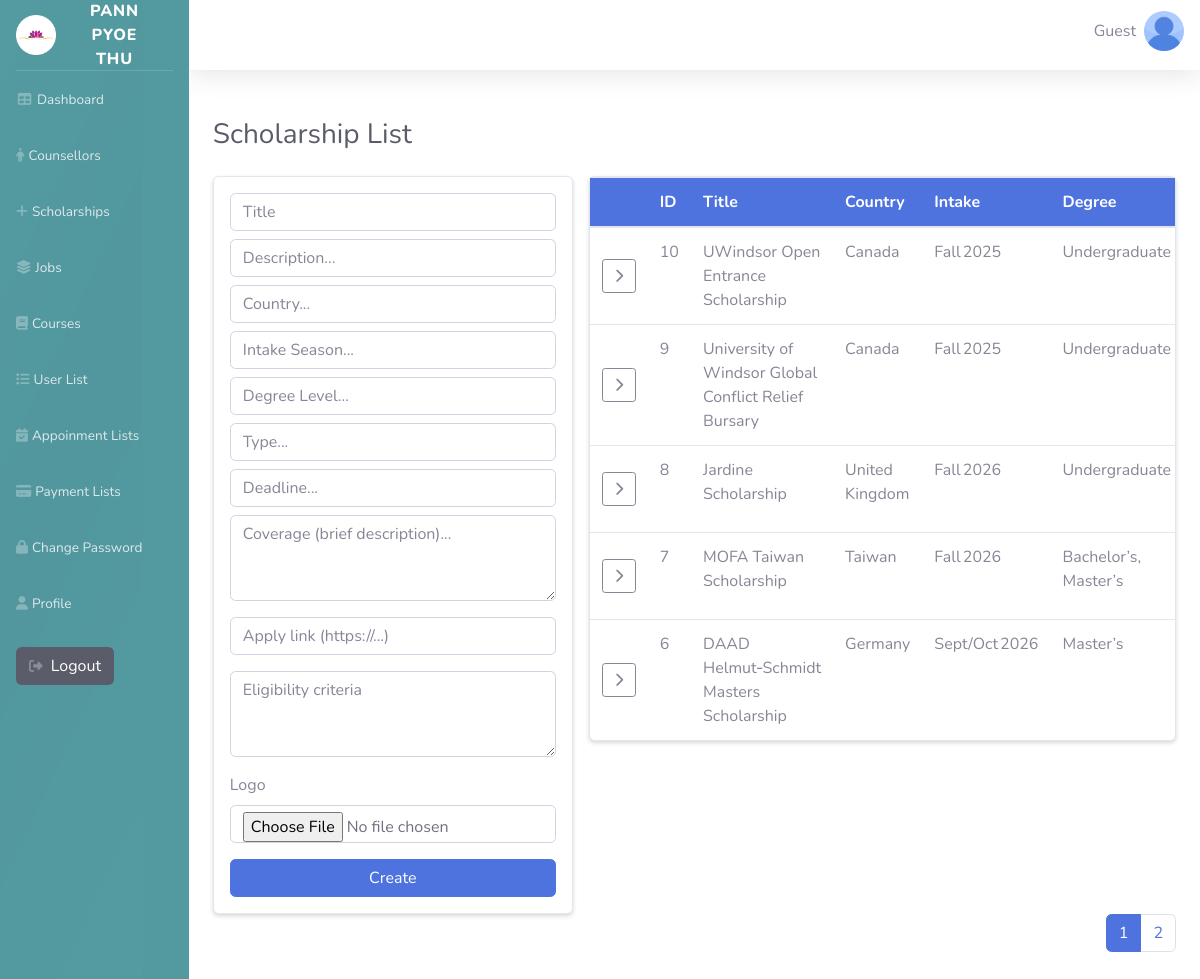
Screenshot of /Admin/Scholarships/list.php with the database file from the repository.
### tables this page shows
CREATE TABLE `scholarship_tbl` (
  `scholarship_id` int(11) NOT NULL,
  `title` varchar(100) NOT NULL,
  `description` text DEFAULT NULL,
  `logo_url` varchar(255) DEFAULT NULL,
  `coverage` text DEFAULT NULL,
  `country` varchar(50) NOT NULL,
  `apply_link` varchar(255) DEFAULT NULL,
  `deadline` varchar(100) DEFAULT NULL,
  `intake_season` varchar(50) DEFAULT NULL,
  `degree_level` varchar(50) DEFAULT NULL,
  `type` varchar(50) DEFAULT NULL,
  `eligibility` text DEFAULT NULL
);

### Admin/Scholarships/list.php (the view, shortened to what this page needs)
<?php
    include '../database/db_connection.php';
    $limit      = 5;
    $page       = max(1, (int) ($_GET['page'] ?? 1));
    $offset     = ($page - 1) * $limit;
    $totalRes   = $conn->query("SELECT COUNT(*) AS cnt FROM Scholarship_tbl");
    $total      = $totalRes->fetch_assoc()['cnt'];
    $totalPages = (int) ceil($total / $limit);
    $stmt = $conn->prepare("
    SELECT
      scholarship_id,
      title,
      description,
      logo_url,
      country,
      intake_season,
      degree_level,
      `type`,
      deadline,
      coverage,
      apply_link,
      eligibility
    FROM Scholarship_tbl
    ORDER BY scholarship_id DESC
    LIMIT ? OFFSET ?
");
    $stmt->bind_param("ii", $limit, $offset);
    $stmt->execute();
    $list = $stmt->get_result();
?>
    <div class="container-fluid py-4">
                    <div class="d-sm-flex align-items-center justify-content-between mb-4">
                        <h1 class="h3 mb-0 text-gray-800">Scholarship List</h1>
                    </div>
                        <div class="no-wrap-row">
                          <div class="form-col">
                            <div class="card form-card shadow-sm">
                              <div class="card-body p-3">
                                      <form method="post" action="list.php" enctype="multipart/form-data">
                                        <div class="mb-2">
                                          <input type="text" name="title" class="form-control" placeholder="Title" required>
                                        </div>
                                        <div class="mb-2">
                                          <input type="text" name="description" rows="2" class="form-control" placeholder="Description..." required>
                                        </div>
                                        <div class="mb-2">
                                          <input type="text" name="country" class="form-control" placeholder="Country..." required>
                                        </div>
                                        <div class="mb-2">
                                          <input type="text" name="intake_season" class="form-control" placeholder="Intake Season..." required>
                                        </div>
                                        <div class="mb-2">
                                          <input type="text" name="degree_level" class="form-control" placeholder="Degree Level...">
                                        </div>
                                        <div class="mb-2">
                                          <input type="text" name="type" class="form-control" placeholder="Type...">
                                        </div>
                                        <div class="mb-2">
                                          <input type="text" name="deadline" class="form-control" placeholder="Deadline...">
                                        </div>
                                        <div class="mb-3">
                                          <textarea name="coverage"
                                                    class="form-control"
                                                    rows="3"
                                                    placeholder="Coverage (brief description)..."></textarea>
                                        </div>
                                        <div class="mb-3">
                                          <input type="url" name="apply_link" class="form-control"
                                                placeholder="Apply link (https://...)">
                                        </div>
                                        <div class="mb-3">
                                          <textarea name="eligibility"
                                                    class="form-control"
                                                    rows="3"
                                                    placeholder="Eligibility criteria"></textarea>
                                        </div>
                                        <div class="mb-3">
                                          <label>Logo</label>
                                          <input type="file" name="image" accept="image/*" class="form-control">
                                        </div>
                                        <button type="submit" name="create" class="btn btn-primary w-100">Create</button>
                                      </form>
                                    </div>
                                </div>
                            </div>
        <div class="table-col">
          <div class="card shadow-sm">
            <div class="card-body p-0">
              <div class="table-responsive">
                <table class="table table-hover mb-0">
                  <thead class="bg-primary text-white">
                      <tr>
                        <th style="width:40px"></th>
                        <th>ID</th>
                        <th>Title</th>
                        <th>Country</th>
                        <th>Intake</th>
                        <th>Degree</th>
                      </tr>
                    </thead>
                    <tbody>
                      <?php while ($r = $list->fetch_assoc()): ?>
                <tr class="main-row" data-id="<?= $r['scholarship_id'] ?>">
                       <td class="text-center align-middle">
                        <button type="button" class="btn btn-sm btn-outline-secondary toggle-btn" aria-expanded="false" title="Show details">
                            <i class="fa-solid fa-chevron-right"></i>
                        </button>
                    </td>
                        <td><?= $r['scholarship_id'] ?></td>
                        <td><?= htmlspecialchars($r['title']) ?></td>
                        <td><?= htmlspecialchars($r['country']) ?></td>
                        <td><?= htmlspecialchars($r['intake_season']) ?></td>
                        <td><?= htmlspecialchars($r['degree_level']) ?></td>
                      </tr>
      <?php endwhile; ?>
    </tbody>
  </table>
</div>
          </div>
        </div>
      </div>
    </div>
             <nav>
                                    <ul class="pagination justify-content-end">
                                    <?php for ($p = 1; $p <= $totalPages; $p++): ?>
                                        <li class="page-item <?php echo $p === $page ? 'active' : ''?>">
                                        <a class="page-link" href="?page=<?php echo $p?>"><?php echo $p?></a>
                                        </li>
                                    <?php endfor; ?>
                                    </ul>
                                </nav>
    </div>
                                </div>
                            </div>
                            </div>
<?php
    require '../layouts/master.php';
?>

### Admin/Scholarships/list.php (style rules this page uses)
.no-wrap-row { display: flex; flex-wrap: nowrap; gap: 1rem; align-items: flex-start; }
.form-col { flex: 0 0 360px; max-width: 440px; min-width: 260px; }
.table-col { flex: 1 1 0; min-width: 0; }
.table-col .table-responsive { overflow-x: auto; }
.card.form-card { height: 100%; }
.table thead th { white-space: nowrap; }
.toggle-btn { width: 34px; height: 34px; padding: 6px; }

### rows the page displays
scholarship_tbl: scholarship_id "10", title "UWindsor Open Entrance Scholarship", country "Canada", intake_season "Fall 2025", degree_level "Undergraduate"
scholarship_tbl: scholarship_id "9", title "University of Windsor Global Conflict Relief Bursary", country "Canada", intake_season "Fall 2025", degree_level "Undergraduate"
scholarship_tbl: scholarship_id "8", title "Jardine Scholarship", country "United Kingdom", intake_season "Fall 2026", degree_level "Undergraduate"
scholarship_tbl: scholarship_id "7", title "MOFA Taiwan Scholarship", country "Taiwan", intake_season "Fall 2026", degree_level "Bachelor’s, Master’s"
scholarship_tbl: scholarship_id "6", title "DAAD Helmut‑Schmidt Masters Scholarship", country "Germany", intake_season "Sept/Oct 2026", degree_level "Master’s"
